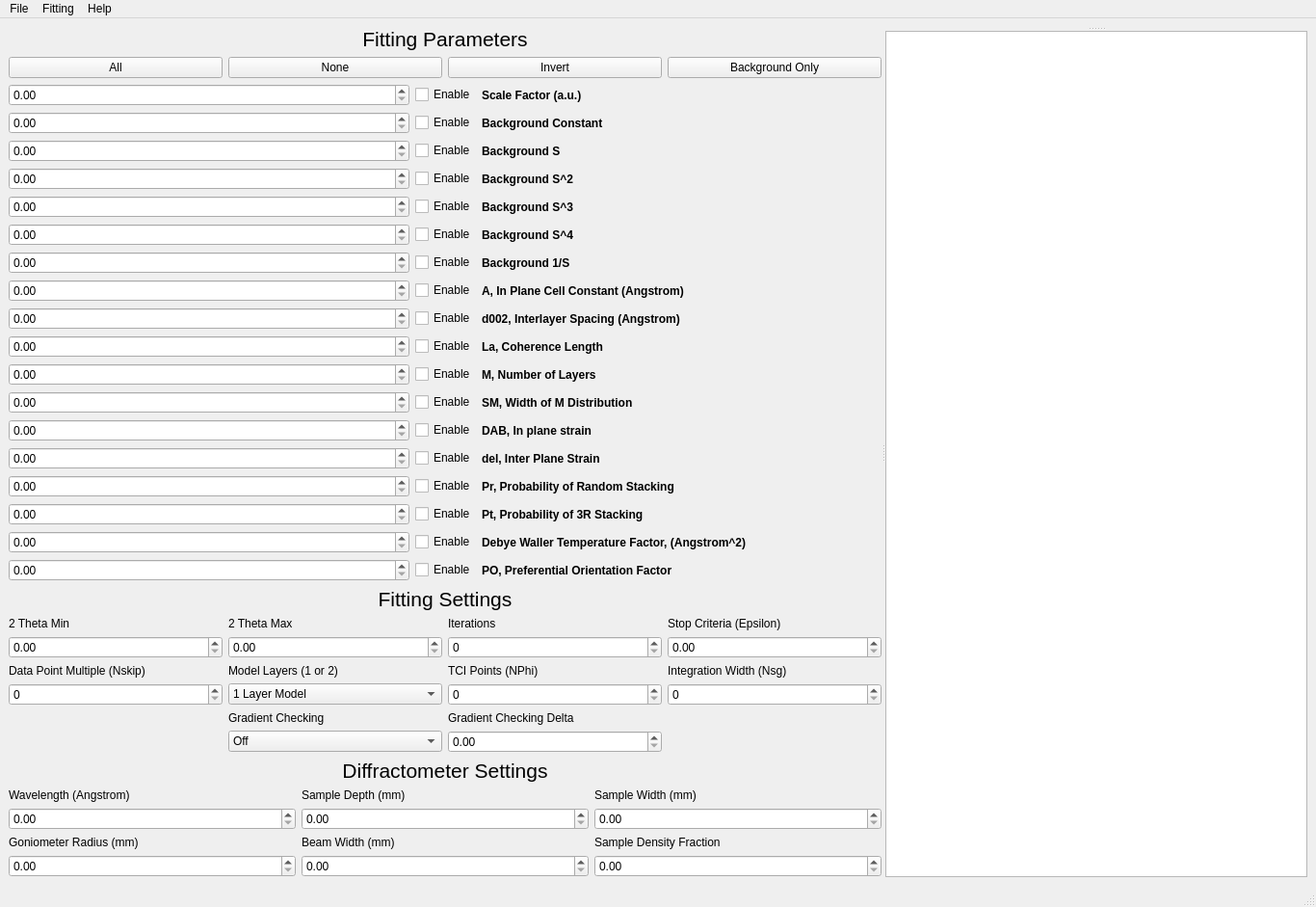
<?xml version="1.0" encoding="UTF-8"?>
<ui version="4.0">
 <class>MainWindow</class>
 <widget class="QMainWindow" name="MainWindow">
  <property name="geometry">
   <rect>
    <x>0</x>
    <y>0</y>
    <width>1366</width>
    <height>940</height>
   </rect>
  </property>
  <property name="sizePolicy">
   <sizepolicy hsizetype="Preferred" vsizetype="Preferred">
    <horstretch>0</horstretch>
    <verstretch>0</verstretch>
   </sizepolicy>
  </property>
  <property name="windowTitle">
   <string>MainWindow</string>
  </property>
  <widget class="QWidget" name="centralwidget">
   <layout class="QGridLayout" name="gridLayout">
    <item row="0" column="0">
     <widget class="QSplitter" name="splitter_2">
      <property name="sizePolicy">
       <sizepolicy hsizetype="MinimumExpanding" vsizetype="Preferred">
        <horstretch>0</horstretch>
        <verstretch>0</verstretch>
       </sizepolicy>
      </property>
      <property name="orientation">
       <enum>Qt::Horizontal</enum>
      </property>
      <widget class="QWidget" name="layoutWidget">
       <layout class="QVBoxLayout" name="left_side">
        <item>
         <widget class="QLabel" name="label_fitting_params">
          <property name="font">
           <font>
            <pointsize>16</pointsize>
           </font>
          </property>
          <property name="text">
           <string>Fitting Parameters</string>
          </property>
          <property name="alignment">
           <set>Qt::AlignCenter</set>
          </property>
         </widget>
        </item>
        <item>
         <layout class="QHBoxLayout" name="parameter_select_buttons">
          <item>
           <widget class="QPushButton" name="enable_all_button">
            <property name="sizePolicy">
             <sizepolicy hsizetype="Preferred" vsizetype="Preferred">
              <horstretch>0</horstretch>
              <verstretch>0</verstretch>
             </sizepolicy>
            </property>
            <property name="toolTip">
             <string>Enable all parameters.</string>
            </property>
            <property name="text">
             <string>All</string>
            </property>
           </widget>
          </item>
          <item>
           <widget class="QPushButton" name="enable_none_button">
            <property name="sizePolicy">
             <sizepolicy hsizetype="Preferred" vsizetype="Preferred">
              <horstretch>0</horstretch>
              <verstretch>0</verstretch>
             </sizepolicy>
            </property>
            <property name="toolTip">
             <string>Disable all parameters.</string>
            </property>
            <property name="text">
             <string>None</string>
            </property>
           </widget>
          </item>
          <item>
           <widget class="QPushButton" name="enable_invert_button">
            <property name="sizePolicy">
             <sizepolicy hsizetype="Preferred" vsizetype="Preferred">
              <horstretch>0</horstretch>
              <verstretch>0</verstretch>
             </sizepolicy>
            </property>
            <property name="toolTip">
             <string>Invert currently enabled/disabled parameters.</string>
            </property>
            <property name="text">
             <string>Invert</string>
            </property>
           </widget>
          </item>
          <item>
           <widget class="QPushButton" name="enable_bg_button">
            <property name="toolTip">
             <string>Enable only background parameters</string>
            </property>
            <property name="text">
             <string>Background Only</string>
            </property>
           </widget>
          </item>
         </layout>
        </item>
        <item>
         <layout class="QGridLayout" name="fitting_parameters_list">
          <item row="12" column="0">
           <widget class="QDoubleSpinBox" name="param_09">
            <property name="toolTip">
             <string>&lt;i&gt;L&lt;sub&gt;a&lt;/sub&gt;&lt;/i&gt; - in-plane coherence length (Angstrom)</string>
            </property>
           </widget>
          </item>
          <item row="13" column="0">
           <widget class="QDoubleSpinBox" name="param_10">
            <property name="toolTip">
             <string>&lt;i&gt;M&lt;/i&gt; - Total number of layers.</string>
            </property>
           </widget>
          </item>
          <item row="19" column="0">
           <widget class="QDoubleSpinBox" name="param_16">
            <property name="toolTip">
             <string>Debye Waller Temperature Factor, (Angstrom^2)</string>
            </property>
           </widget>
          </item>
          <item row="14" column="0">
           <widget class="QDoubleSpinBox" name="param_11">
            <property name="toolTip">
             <string>&lt;i&gt;SM&lt;/i&gt; - Width of the M distribution</string>
            </property>
           </widget>
          </item>
          <item row="15" column="0">
           <widget class="QDoubleSpinBox" name="param_12">
            <property name="toolTip">
             <string>&lt;i&gt;D&lt;sub&gt;ab&lt;/sub&gt;&lt;/i&gt; - in-plane strain</string>
            </property>
           </widget>
          </item>
          <item row="5" column="2">
           <widget class="QCheckBox" name="param_enable_02">
            <property name="text">
             <string>Enable</string>
            </property>
           </widget>
          </item>
          <item row="6" column="2">
           <widget class="QCheckBox" name="param_enable_03">
            <property name="text">
             <string>Enable</string>
            </property>
           </widget>
          </item>
          <item row="8" column="0">
           <widget class="QDoubleSpinBox" name="param_05">
            <property name="toolTip">
             <string>Background S**4 factor (BG = Z + A*S + B*S^2 + C*S^3 + &lt;b&gt;D&lt;/b&gt;*S^4 + F/S)</string>
            </property>
           </widget>
          </item>
          <item row="9" column="0">
           <widget class="QDoubleSpinBox" name="param_06">
            <property name="toolTip">
             <string>Background inverse factor. (BG = Z + AS + BS^2 + CS^3 + D*S^4 + &lt;b&gt;F&lt;/b&gt;/S)</string>
            </property>
           </widget>
          </item>
          <item row="11" column="0">
           <widget class="QDoubleSpinBox" name="param_08">
            <property name="toolTip">
             <string>&lt;i&gt;d&lt;sub&gt;002&lt;/sub&gt;&lt;/i&gt; interlayer spacing (Angstrom)</string>
            </property>
           </widget>
          </item>
          <item row="15" column="2">
           <widget class="QCheckBox" name="param_enable_12">
            <property name="text">
             <string>Enable</string>
            </property>
           </widget>
          </item>
          <item row="18" column="4">
           <widget class="QLabel" name="param_label_15">
            <property name="minimumSize">
             <size>
              <width>0</width>
              <height>16</height>
             </size>
            </property>
            <property name="font">
             <font>
              <weight>75</weight>
              <bold>true</bold>
             </font>
            </property>
            <property name="text">
             <string>Pt, Probability of 3R Stacking</string>
            </property>
           </widget>
          </item>
          <item row="20" column="4">
           <widget class="QLabel" name="param_label_17">
            <property name="minimumSize">
             <size>
              <width>0</width>
              <height>16</height>
             </size>
            </property>
            <property name="font">
             <font>
              <weight>75</weight>
              <bold>true</bold>
             </font>
            </property>
            <property name="text">
             <string>PO, Preferential Orientation Factor</string>
            </property>
           </widget>
          </item>
          <item row="17" column="4">
           <widget class="QLabel" name="param_label_14">
            <property name="minimumSize">
             <size>
              <width>0</width>
              <height>16</height>
             </size>
            </property>
            <property name="font">
             <font>
              <weight>75</weight>
              <bold>true</bold>
             </font>
            </property>
            <property name="text">
             <string>Pr, Probability of Random Stacking</string>
            </property>
           </widget>
          </item>
          <item row="14" column="4">
           <widget class="QLabel" name="param_label_11">
            <property name="minimumSize">
             <size>
              <width>0</width>
              <height>16</height>
             </size>
            </property>
            <property name="font">
             <font>
              <weight>75</weight>
              <bold>true</bold>
             </font>
            </property>
            <property name="text">
             <string>SM, Width of M Distribution</string>
            </property>
           </widget>
          </item>
          <item row="12" column="4">
           <widget class="QLabel" name="param_label_09">
            <property name="minimumSize">
             <size>
              <width>0</width>
              <height>16</height>
             </size>
            </property>
            <property name="font">
             <font>
              <weight>75</weight>
              <bold>true</bold>
             </font>
            </property>
            <property name="text">
             <string>La, Coherence Length</string>
            </property>
           </widget>
          </item>
          <item row="6" column="4">
           <widget class="QLabel" name="param_label_03">
            <property name="minimumSize">
             <size>
              <width>0</width>
              <height>16</height>
             </size>
            </property>
            <property name="font">
             <font>
              <weight>75</weight>
              <bold>true</bold>
             </font>
            </property>
            <property name="text">
             <string>Background S^2</string>
            </property>
           </widget>
          </item>
          <item row="13" column="4">
           <widget class="QLabel" name="param_label_10">
            <property name="minimumSize">
             <size>
              <width>0</width>
              <height>16</height>
             </size>
            </property>
            <property name="font">
             <font>
              <weight>75</weight>
              <bold>true</bold>
             </font>
            </property>
            <property name="text">
             <string>M, Number of Layers</string>
            </property>
           </widget>
          </item>
          <item row="5" column="4">
           <widget class="QLabel" name="param_label_02">
            <property name="minimumSize">
             <size>
              <width>0</width>
              <height>16</height>
             </size>
            </property>
            <property name="font">
             <font>
              <weight>75</weight>
              <bold>true</bold>
             </font>
            </property>
            <property name="text">
             <string>Background S</string>
            </property>
           </widget>
          </item>
          <item row="4" column="4">
           <widget class="QLabel" name="param_label_01">
            <property name="minimumSize">
             <size>
              <width>0</width>
              <height>16</height>
             </size>
            </property>
            <property name="font">
             <font>
              <weight>75</weight>
              <bold>true</bold>
             </font>
            </property>
            <property name="text">
             <string>Background Constant</string>
            </property>
           </widget>
          </item>
          <item row="12" column="2">
           <widget class="QCheckBox" name="param_enable_09">
            <property name="text">
             <string>Enable</string>
            </property>
           </widget>
          </item>
          <item row="13" column="2">
           <widget class="QCheckBox" name="param_enable_10">
            <property name="text">
             <string>Enable</string>
            </property>
           </widget>
          </item>
          <item row="17" column="2">
           <widget class="QCheckBox" name="param_enable_14">
            <property name="text">
             <string>Enable</string>
            </property>
           </widget>
          </item>
          <item row="4" column="2">
           <widget class="QCheckBox" name="param_enable_01">
            <property name="text">
             <string>Enable</string>
            </property>
           </widget>
          </item>
          <item row="16" column="2">
           <widget class="QCheckBox" name="param_enable_13">
            <property name="text">
             <string>Enable</string>
            </property>
           </widget>
          </item>
          <item row="18" column="2">
           <widget class="QCheckBox" name="param_enable_15">
            <property name="text">
             <string>Enable</string>
            </property>
           </widget>
          </item>
          <item row="3" column="0">
           <widget class="QDoubleSpinBox" name="param_00">
            <property name="sizePolicy">
             <sizepolicy hsizetype="MinimumExpanding" vsizetype="Fixed">
              <horstretch>0</horstretch>
              <verstretch>0</verstretch>
             </sizepolicy>
            </property>
            <property name="toolTip">
             <string>Multiplicative scaling factor for the diffraction pattern.</string>
            </property>
           </widget>
          </item>
          <item row="20" column="2">
           <widget class="QCheckBox" name="param_enable_17">
            <property name="text">
             <string>Enable</string>
            </property>
           </widget>
          </item>
          <item row="10" column="0">
           <widget class="QDoubleSpinBox" name="param_07">
            <property name="toolTip">
             <string>&lt;i&gt;a&lt;/i&gt; direction lattice constant.</string>
            </property>
           </widget>
          </item>
          <item row="16" column="0">
           <widget class="QDoubleSpinBox" name="param_13">
            <property name="toolTip">
             <string>&lt;i&gt;Del&lt;/i&gt; - inter plane strain per layer</string>
            </property>
           </widget>
          </item>
          <item row="17" column="0">
           <widget class="QDoubleSpinBox" name="param_14">
            <property name="toolTip">
             <string>&lt;i&gt;Pr&lt;/i&gt; - probability of random stacking per layer. Must be between 0 and 1.</string>
            </property>
           </widget>
          </item>
          <item row="20" column="0">
           <widget class="QDoubleSpinBox" name="param_17">
            <property name="toolTip">
             <string>&lt;i&gt;PO&lt;/i&gt; Preferential orientation factor</string>
            </property>
           </widget>
          </item>
          <item row="18" column="0">
           <widget class="QDoubleSpinBox" name="param_15">
            <property name="toolTip">
             <string>&lt;i&gt;Pt&lt;/i&gt; - probability of 3R stacking in 2 layer model. Must be between 0 and 1.</string>
            </property>
           </widget>
          </item>
          <item row="9" column="4">
           <widget class="QLabel" name="param_label_06">
            <property name="minimumSize">
             <size>
              <width>0</width>
              <height>16</height>
             </size>
            </property>
            <property name="font">
             <font>
              <weight>75</weight>
              <bold>true</bold>
             </font>
            </property>
            <property name="text">
             <string>Background 1/S</string>
            </property>
           </widget>
          </item>
          <item row="8" column="4">
           <widget class="QLabel" name="param_label_05">
            <property name="minimumSize">
             <size>
              <width>0</width>
              <height>16</height>
             </size>
            </property>
            <property name="font">
             <font>
              <weight>75</weight>
              <bold>true</bold>
             </font>
            </property>
            <property name="text">
             <string>Background S^4</string>
            </property>
           </widget>
          </item>
          <item row="7" column="4">
           <widget class="QLabel" name="param_label_04">
            <property name="minimumSize">
             <size>
              <width>0</width>
              <height>16</height>
             </size>
            </property>
            <property name="font">
             <font>
              <weight>75</weight>
              <bold>true</bold>
             </font>
            </property>
            <property name="text">
             <string>Background S^3</string>
            </property>
           </widget>
          </item>
          <item row="11" column="4">
           <widget class="QLabel" name="param_label_08">
            <property name="minimumSize">
             <size>
              <width>0</width>
              <height>16</height>
             </size>
            </property>
            <property name="font">
             <font>
              <weight>75</weight>
              <bold>true</bold>
             </font>
            </property>
            <property name="text">
             <string>d002, Interlayer Spacing (Angstrom)</string>
            </property>
           </widget>
          </item>
          <item row="15" column="4">
           <widget class="QLabel" name="param_label_12">
            <property name="minimumSize">
             <size>
              <width>0</width>
              <height>16</height>
             </size>
            </property>
            <property name="font">
             <font>
              <weight>75</weight>
              <bold>true</bold>
             </font>
            </property>
            <property name="text">
             <string>DAB, In plane strain</string>
            </property>
           </widget>
          </item>
          <item row="10" column="4">
           <widget class="QLabel" name="param_label_07">
            <property name="minimumSize">
             <size>
              <width>0</width>
              <height>16</height>
             </size>
            </property>
            <property name="font">
             <font>
              <weight>75</weight>
              <bold>true</bold>
             </font>
            </property>
            <property name="text">
             <string>A, In Plane Cell Constant (Angstrom)</string>
            </property>
           </widget>
          </item>
          <item row="19" column="4">
           <widget class="QLabel" name="param_label_16">
            <property name="minimumSize">
             <size>
              <width>0</width>
              <height>16</height>
             </size>
            </property>
            <property name="font">
             <font>
              <weight>75</weight>
              <bold>true</bold>
             </font>
            </property>
            <property name="text">
             <string>Debye Waller Temperature Factor, (Angstrom^2)</string>
            </property>
           </widget>
          </item>
          <item row="16" column="4">
           <widget class="QLabel" name="param_label_13">
            <property name="minimumSize">
             <size>
              <width>0</width>
              <height>16</height>
             </size>
            </property>
            <property name="font">
             <font>
              <weight>75</weight>
              <bold>true</bold>
             </font>
            </property>
            <property name="text">
             <string>del, Inter Plane Strain</string>
            </property>
           </widget>
          </item>
          <item row="3" column="4">
           <widget class="QLabel" name="param_label_00">
            <property name="sizePolicy">
             <sizepolicy hsizetype="MinimumExpanding" vsizetype="Preferred">
              <horstretch>0</horstretch>
              <verstretch>0</verstretch>
             </sizepolicy>
            </property>
            <property name="minimumSize">
             <size>
              <width>0</width>
              <height>16</height>
             </size>
            </property>
            <property name="font">
             <font>
              <weight>75</weight>
              <bold>true</bold>
             </font>
            </property>
            <property name="text">
             <string>Scale Factor (a.u.)</string>
            </property>
           </widget>
          </item>
          <item row="5" column="0">
           <widget class="QDoubleSpinBox" name="param_02">
            <property name="toolTip">
             <string>Background linear factor. (BG = Z + &lt;b&gt;A&lt;/b&gt;*S + B*S^2 + C*S^3 + D*S^4 + F/S)</string>
            </property>
           </widget>
          </item>
          <item row="6" column="0">
           <widget class="QDoubleSpinBox" name="param_03">
            <property name="toolTip">
             <string>Background quadratic factor. (BG = Z + A*S + &lt;b&gt;B&lt;/b&gt;*S^2 + C*S^3 + D*S^4 + F/S)</string>
            </property>
           </widget>
          </item>
          <item row="7" column="0">
           <widget class="QDoubleSpinBox" name="param_04">
            <property name="toolTip">
             <string>Background cubic factor. (BG = Z + A*S + B*S^2 + &lt;b&gt;C&lt;/b&gt;*S^3 + D*S^4 + F/S)</string>
            </property>
           </widget>
          </item>
          <item row="11" column="2">
           <widget class="QCheckBox" name="param_enable_08">
            <property name="text">
             <string>Enable</string>
            </property>
           </widget>
          </item>
          <item row="3" column="2">
           <widget class="QCheckBox" name="param_enable_00">
            <property name="text">
             <string>Enable</string>
            </property>
           </widget>
          </item>
          <item row="19" column="2">
           <widget class="QCheckBox" name="param_enable_16">
            <property name="text">
             <string>Enable</string>
            </property>
           </widget>
          </item>
          <item row="4" column="0">
           <widget class="QDoubleSpinBox" name="param_01">
            <property name="toolTip">
             <string>Background constant factor. (BG = &lt;b&gt;Z&lt;/b&gt; + A*S + B*S^2 + C*S^3 + D*S^4 + F/S)</string>
            </property>
           </widget>
          </item>
          <item row="14" column="2">
           <widget class="QCheckBox" name="param_enable_11">
            <property name="text">
             <string>Enable</string>
            </property>
           </widget>
          </item>
          <item row="7" column="2">
           <widget class="QCheckBox" name="param_enable_04">
            <property name="text">
             <string>Enable</string>
            </property>
           </widget>
          </item>
          <item row="9" column="2">
           <widget class="QCheckBox" name="param_enable_06">
            <property name="text">
             <string>Enable</string>
            </property>
           </widget>
          </item>
          <item row="10" column="2">
           <widget class="QCheckBox" name="param_enable_07">
            <property name="text">
             <string>Enable</string>
            </property>
           </widget>
          </item>
          <item row="8" column="2">
           <widget class="QCheckBox" name="param_enable_05">
            <property name="text">
             <string>Enable</string>
            </property>
           </widget>
          </item>
         </layout>
        </item>
        <item>
         <widget class="QLabel" name="label_fitting_settings">
          <property name="sizePolicy">
           <sizepolicy hsizetype="Minimum" vsizetype="Preferred">
            <horstretch>0</horstretch>
            <verstretch>0</verstretch>
           </sizepolicy>
          </property>
          <property name="font">
           <font>
            <pointsize>16</pointsize>
            <weight>50</weight>
            <bold>false</bold>
           </font>
          </property>
          <property name="text">
           <string>Fitting Settings</string>
          </property>
          <property name="alignment">
           <set>Qt::AlignCenter</set>
          </property>
         </widget>
        </item>
        <item>
         <layout class="QGridLayout" name="fitting_settings_list">
          <item row="2" column="0">
           <widget class="QLabel" name="label_5">
            <property name="text">
             <string>Data Point Multiple (Nskip)</string>
            </property>
           </widget>
          </item>
          <item row="2" column="3">
           <widget class="QLabel" name="label_8">
            <property name="text">
             <string>Integration Width (Nsg)</string>
            </property>
           </widget>
          </item>
          <item row="1" column="3">
           <widget class="QDoubleSpinBox" name="epsilon">
            <property name="toolTip">
             <string>Smallest Chi^2 change before stopping.</string>
            </property>
           </widget>
          </item>
          <item row="1" column="0">
           <widget class="QDoubleSpinBox" name="theta_min_value">
            <property name="toolTip">
             <string>Start refinement angle.</string>
            </property>
            <property name="maximum">
             <double>180.000000000000000</double>
            </property>
            <property name="singleStep">
             <double>0.100000000000000</double>
            </property>
           </widget>
          </item>
          <item row="1" column="2">
           <widget class="QSpinBox" name="iterations">
            <property name="toolTip">
             <string>Maximum number of iterations.</string>
            </property>
           </widget>
          </item>
          <item row="0" column="0">
           <widget class="QLabel" name="theta_min_label">
            <property name="text">
             <string>2 Theta Min</string>
            </property>
           </widget>
          </item>
          <item row="0" column="1">
           <widget class="QLabel" name="theta_max_label">
            <property name="text">
             <string>2 Theta Max</string>
            </property>
           </widget>
          </item>
          <item row="0" column="3">
           <widget class="QLabel" name="label_4">
            <property name="text">
             <string>Stop Criteria (Epsilon)</string>
            </property>
           </widget>
          </item>
          <item row="2" column="1">
           <widget class="QLabel" name="label_6">
            <property name="text">
             <string>Model Layers (1 or 2)</string>
            </property>
           </widget>
          </item>
          <item row="3" column="1">
           <widget class="QComboBox" name="number_layers">
            <property name="toolTip">
             <string>1 or 2 layer model - 1 layer for disordered, 2 layers for graphitic.</string>
            </property>
            <item>
             <property name="text">
              <string>1 Layer Model</string>
             </property>
            </item>
            <item>
             <property name="text">
              <string>2 Layer Model</string>
             </property>
            </item>
           </widget>
          </item>
          <item row="3" column="0">
           <widget class="QSpinBox" name="nskip">
            <property name="toolTip">
             <string>Use every n-th point for calculation.</string>
            </property>
           </widget>
          </item>
          <item row="3" column="3">
           <widget class="QSpinBox" name="n_sg">
            <property name="toolTip">
             <string>Number of half-widths of Bragg rods to calculate tangent cylinder integral with. Recommended: &gt; 3</string>
            </property>
           </widget>
          </item>
          <item row="5" column="1">
           <widget class="QComboBox" name="gradient_check_enable">
            <property name="toolTip">
             <string>Enable CarbonXS gradient checking. For debugging purposes only.</string>
            </property>
            <item>
             <property name="text">
              <string>Off</string>
             </property>
            </item>
            <item>
             <property name="text">
              <string>On</string>
             </property>
            </item>
           </widget>
          </item>
          <item row="1" column="1">
           <widget class="QDoubleSpinBox" name="theta_max_value">
            <property name="toolTip">
             <string>End refinement angle.</string>
            </property>
            <property name="maximum">
             <double>180.000000000000000</double>
            </property>
            <property name="singleStep">
             <double>0.100000000000000</double>
            </property>
           </widget>
          </item>
          <item row="0" column="2">
           <widget class="QLabel" name="label_3">
            <property name="text">
             <string>Iterations</string>
            </property>
           </widget>
          </item>
          <item row="2" column="2">
           <widget class="QLabel" name="label_7">
            <property name="text">
             <string>TCI Points (NPhi)</string>
            </property>
           </widget>
          </item>
          <item row="3" column="2">
           <widget class="QSpinBox" name="n_phi">
            <property name="toolTip">
             <string>Number of points to include in the tangent cylinder integral.</string>
            </property>
           </widget>
          </item>
          <item row="4" column="1">
           <widget class="QLabel" name="label_9">
            <property name="text">
             <string>Gradient Checking</string>
            </property>
           </widget>
          </item>
          <item row="4" column="2">
           <widget class="QLabel" name="label_10">
            <property name="text">
             <string>Gradient Checking Delta</string>
            </property>
           </widget>
          </item>
          <item row="5" column="2">
           <widget class="QDoubleSpinBox" name="gradient_check_delta">
            <property name="toolTip">
             <string>Delta value for numerical gradient checking.</string>
            </property>
           </widget>
          </item>
         </layout>
        </item>
        <item>
         <widget class="QLabel" name="label_diffractometer_settings">
          <property name="font">
           <font>
            <pointsize>16</pointsize>
           </font>
          </property>
          <property name="text">
           <string>Diffractometer Settings</string>
          </property>
          <property name="alignment">
           <set>Qt::AlignCenter</set>
          </property>
         </widget>
        </item>
        <item>
         <layout class="QGridLayout" name="diffractometer_settings_list">
          <item row="0" column="1">
           <widget class="QLabel" name="sample_depth_label">
            <property name="text">
             <string>Sample Depth (mm)</string>
            </property>
           </widget>
          </item>
          <item row="2" column="2">
           <widget class="QLabel" name="sample_density_label">
            <property name="text">
             <string>Sample Density Fraction</string>
            </property>
           </widget>
          </item>
          <item row="0" column="0">
           <widget class="QLabel" name="wavelength_label">
            <property name="text">
             <string>Wavelength (Angstrom)</string>
            </property>
           </widget>
          </item>
          <item row="0" column="2">
           <widget class="QLabel" name="sample_width_label">
            <property name="text">
             <string>Sample Width (mm)</string>
            </property>
           </widget>
          </item>
          <item row="2" column="1">
           <widget class="QLabel" name="beam_width_label">
            <property name="text">
             <string>Beam Width (mm)</string>
            </property>
           </widget>
          </item>
          <item row="1" column="1">
           <widget class="QDoubleSpinBox" name="sample_depth"/>
          </item>
          <item row="1" column="0">
           <widget class="QDoubleSpinBox" name="wavelength"/>
          </item>
          <item row="2" column="0">
           <widget class="QLabel" name="goniometer_radius_label">
            <property name="text">
             <string>Goniometer Radius (mm)</string>
            </property>
           </widget>
          </item>
          <item row="3" column="1">
           <widget class="QDoubleSpinBox" name="beam_width"/>
          </item>
          <item row="1" column="2">
           <widget class="QDoubleSpinBox" name="sample_width"/>
          </item>
          <item row="3" column="0">
           <widget class="QDoubleSpinBox" name="goniometer_radius"/>
          </item>
          <item row="3" column="2">
           <widget class="QDoubleSpinBox" name="sample_density"/>
          </item>
         </layout>
        </item>
        <item>
         <spacer name="verticalSpacer">
          <property name="orientation">
           <enum>Qt::Vertical</enum>
          </property>
          <property name="sizeHint" stdset="0">
           <size>
            <width>20</width>
            <height>40</height>
           </size>
          </property>
         </spacer>
        </item>
       </layout>
      </widget>
      <widget class="QSplitter" name="splitter">
       <property name="sizePolicy">
        <sizepolicy hsizetype="Expanding" vsizetype="Expanding">
         <horstretch>0</horstretch>
         <verstretch>0</verstretch>
        </sizepolicy>
       </property>
       <property name="orientation">
        <enum>Qt::Vertical</enum>
       </property>
       <widget class="QWidget" name="layoutWidget">
        <layout class="QVBoxLayout" name="mplvl"/>
       </widget>
       <widget class="QTextBrowser" name="console">
        <property name="sizePolicy">
         <sizepolicy hsizetype="Expanding" vsizetype="Minimum">
          <horstretch>2</horstretch>
          <verstretch>0</verstretch>
         </sizepolicy>
        </property>
        <property name="toolTip">
         <string>Enable only background parameters.</string>
        </property>
       </widget>
      </widget>
     </widget>
    </item>
   </layout>
  </widget>
  <widget class="QMenuBar" name="menubar">
   <property name="geometry">
    <rect>
     <x>0</x>
     <y>0</y>
     <width>1366</width>
     <height>21</height>
    </rect>
   </property>
   <property name="nativeMenuBar">
    <bool>true</bool>
   </property>
   <widget class="QMenu" name="menu_file">
    <property name="title">
     <string>File</string>
    </property>
    <widget class="QMenu" name="menu_category_import">
     <property name="title">
      <string>Import</string>
     </property>
     <addaction name="menu_import_carboninp"/>
     <addaction name="menu_import_diffsettings"/>
     <addaction name="menu_import_fittingparams"/>
     <addaction name="menu_import_fittingsettings"/>
    </widget>
    <widget class="QMenu" name="menuExport">
     <property name="title">
      <string>Export</string>
     </property>
     <addaction name="menu_export_carboninp"/>
     <addaction name="menu_export_diffsettings"/>
     <addaction name="menu_export_fittingparams"/>
     <addaction name="menu_export_fittingsettings"/>
    </widget>
    <addaction name="menu_open_xrd_pattern"/>
    <addaction name="menu_category_import"/>
    <addaction name="menuExport"/>
   </widget>
   <widget class="QMenu" name="menuFitting">
    <property name="title">
     <string>Fitting</string>
    </property>
    <addaction name="menu_calculate_pattern"/>
    <addaction name="menu_start_fit"/>
    <addaction name="menu_abort_fit"/>
   </widget>
   <widget class="QMenu" name="menuHelp">
    <property name="title">
     <string>Help</string>
    </property>
    <addaction name="menu_tutorial"/>
    <addaction name="menu_bugreport"/>
    <addaction name="menu_about"/>
   </widget>
   <addaction name="menu_file"/>
   <addaction name="menuFitting"/>
   <addaction name="menuHelp"/>
  </widget>
  <widget class="QStatusBar" name="statusbar"/>
  <action name="menu_open_xrd_pattern">
   <property name="text">
    <string>Open XRD Pattern</string>
   </property>
  </action>
  <action name="menu_import_carboninp">
   <property name="text">
    <string>From CARBON.INP</string>
   </property>
  </action>
  <action name="menu_import_diffsettings">
   <property name="text">
    <string>Diffractometer Settings</string>
   </property>
  </action>
  <action name="menu_import_fittingparams">
   <property name="text">
    <string>Fitting Parameters</string>
   </property>
  </action>
  <action name="menu_import_fittingsettings">
   <property name="text">
    <string>Fitting Settings</string>
   </property>
  </action>
  <action name="menu_export_carboninp">
   <property name="text">
    <string>To CARBON.INP</string>
   </property>
  </action>
  <action name="menu_export_diffsettings">
   <property name="text">
    <string>Diffractometer Settings</string>
   </property>
  </action>
  <action name="menu_export_fittingparams">
   <property name="text">
    <string>Fitting Parameters</string>
   </property>
  </action>
  <action name="menu_export_fittingsettings">
   <property name="text">
    <string>Fitting Settings</string>
   </property>
  </action>
  <action name="menu_calculate_pattern">
   <property name="text">
    <string>Calculate Pattern</string>
   </property>
  </action>
  <action name="menu_start_fit">
   <property name="text">
    <string>Start Fitting</string>
   </property>
  </action>
  <action name="menu_abort_fit">
   <property name="text">
    <string>Abort Fit</string>
   </property>
  </action>
  <action name="menu_tutorial">
   <property name="text">
    <string>Documentation</string>
   </property>
  </action>
  <action name="menu_bugreport">
   <property name="text">
    <string>Report a Bug</string>
   </property>
  </action>
  <action name="menu_about">
   <property name="text">
    <string>About</string>
   </property>
  </action>
 </widget>
 <resources/>
 <connections/>
</ui>
